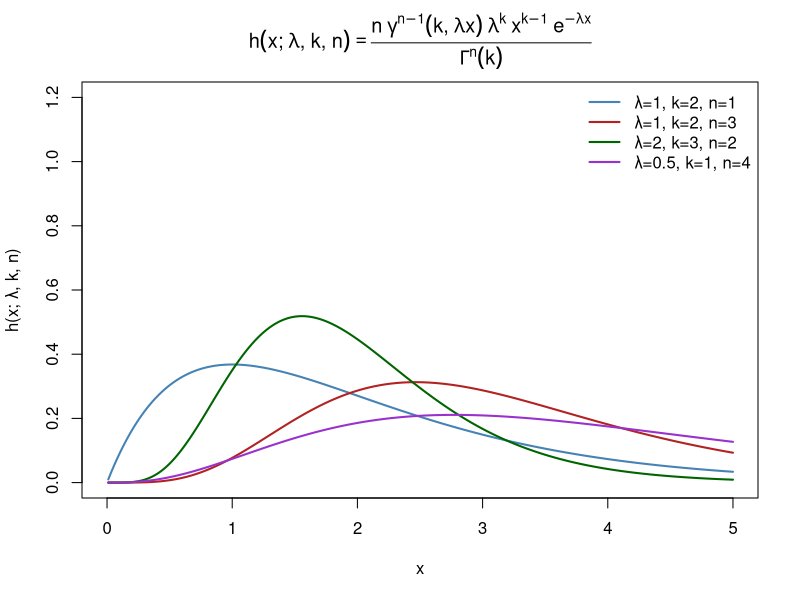

Write R code to recreate this figure.
# h(x; λ, k, n) = [n * γ^(n-1)(k, λx) * λ^k * x^(k-1) * e^(-λx)] / Γ^n(k)
# where x, λ, k, n > 0
# γ(k, λx) is the lower incomplete gamma function
# Γ(k)     is the complete gamma function

h <- function(x, lambda, k, n) {
  # Input validation
  if (any(c(x, lambda, k, n) <= 0)) stop("All parameters and x must be > 0")

  # Complete gamma function: Γ(k)
  Gamma_k <- gamma(k)

  # Lower incomplete gamma function: γ(k, λx)
  # pgamma gives the regularized version P(k, λx) = γ(k, λx) / Γ(k)
  # So: γ(k, λx) = pgamma(lambda * x, shape = k, lower = TRUE) * Γ(k)
  lower_inc_gamma <- pgamma(lambda * x, shape = k, lower.tail = TRUE) * Gamma_k

  # Compute h(x; λ, k, n)
  numerator   <- n * (lower_inc_gamma^(n - 1)) * (lambda^k) * (x^(k - 1)) * exp(-lambda * x)
  denominator <- Gamma_k^n

  return(numerator / denominator)
}



# Plot h(x) for a range of x values

#Range and Steps for X
x_vals <- seq(0.01, 5, length.out = 500)

# Parameter sets
params <- list(
  list(lambda = 1, k = 2, n = 1, label = "λ=1, k=2, n=1"),
  list(lambda = 1, k = 2, n = 3, label = "λ=1, k=2, n=3"),
  list(lambda = 2, k = 3, n = 2, label = "λ=2, k=3, n=2"),
  list(lambda = 0.5, k = 1, n = 4, label = "λ=0.5, k=1, n=4")
)

colors <- c("steelblue", "firebrick", "darkgreen", "darkorchid")


# Save plot as PNG

png("h_function_plot.png", width = 3000, height = 2000, res = 300)

plot(NULL, xlim = c(0, 5), ylim = c(0, 1.2),
     xlab = "x", ylab = "h(x; λ, k, n)",
     main = expression(h(x*";"~lambda*","~k*","~n) ==
       frac(n~gamma^{n-1}*(k*","~lambda*x)~lambda^k~x^{k-1}~e^{-lambda*x},
            Gamma^n*(k))))

for (i in seq_along(params)) {
  p <- params[[i]]
  y_vals <- sapply(x_vals, function(x) h(x, p$lambda, p$k, p$n))
  lines(x_vals, y_vals, col = colors[i], lwd = 2)
}

legend("topright", legend = sapply(params, `[[`, "label"),
       col = colors, lwd = 2, bty = "n")

dev.off()



# Verify it integrates to 1 for one case
integral <- integrate(function(x) h(x, lambda = 1, k = 2, n = 3),
                      lower = 0, upper = Inf)
cat("Integral check (should be ~1):", integral$value, "\n")
